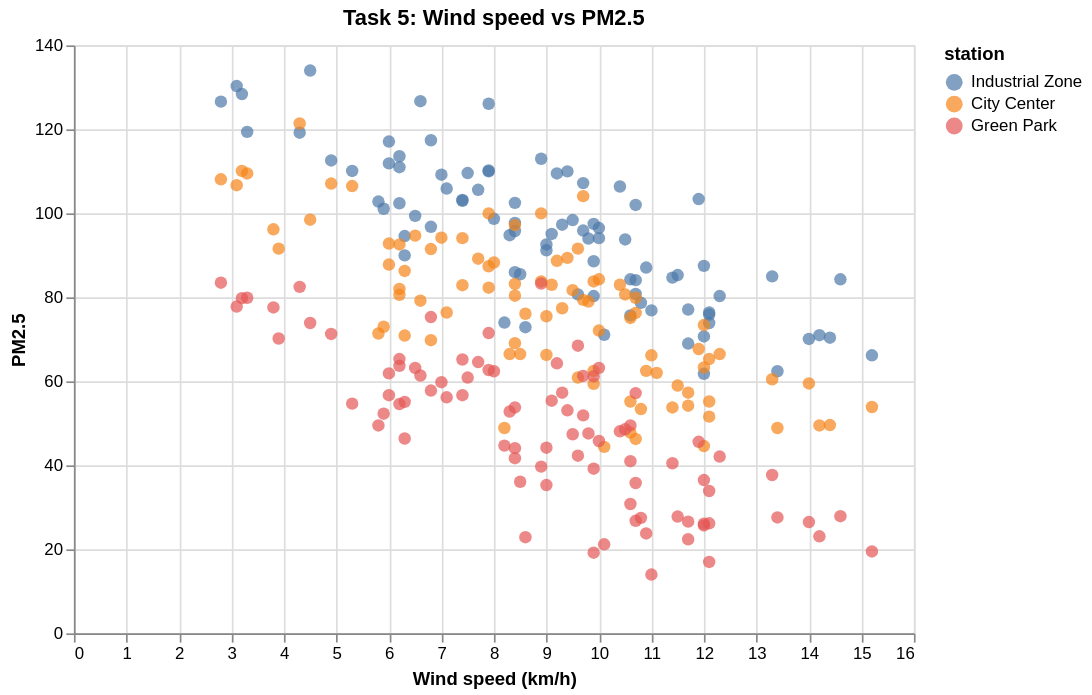

Express this chart as Vega-Lite.
### Vega-Lite specification from a JSON file in a GitHub repository (floating-point values rounded to 4 significant figures; data arrays with more than 128 entries replaced by an {"elided": "..."} marker saying what was removed)
{"$schema": "https://vega.github.io/schema/vega-lite/v6.json", "title": "Task 5: Wind speed vs PM2.5", "data": {"values": {"elided": "276 records"}}, "transform": [{"filter": "isValid(datum.pm25)"}], "width": 500, "height": 350, "mark": {"type": "point", "filled": true, "size": 55, "opacity": 0.7}, "encoding": {"x": {"field": "wind_speed_kmh", "type": "quantitative", "title": "Wind speed (km/h)"}, "y": {"field": "pm25", "type": "quantitative", "title": "PM2.5"}, "color": {"field": "station", "type": "nominal", "scale": {"domain": ["Industrial Zone", "City Center", "Green Park"]}}, "tooltip": [{"field": "date", "type": "temporal", "title": "Date"}, {"field": "station", "type": "nominal"}, {"field": "wind_speed_kmh", "type": "quantitative", "title": "Wind (km/h)"}, {"field": "pm25", "type": "quantitative", "title": "PM2.5"}]}}
